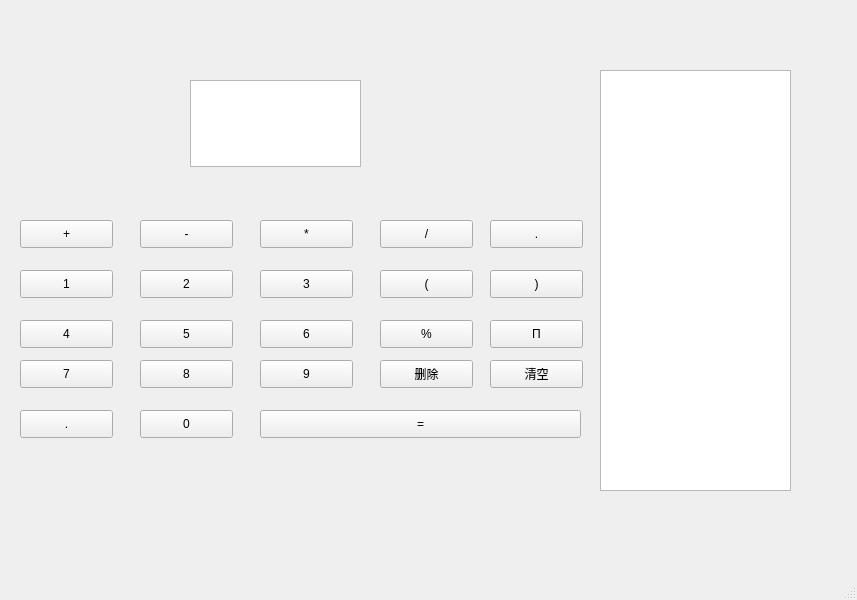
<?xml version="1.0" encoding="UTF-8"?>
<ui version="4.0">
 <class>mainwindow</class>
 <widget class="QMainWindow" name="mainwindow">
  <property name="geometry">
   <rect>
    <x>0</x>
    <y>0</y>
    <width>857</width>
    <height>600</height>
   </rect>
  </property>
  <property name="windowTitle">
   <string>MainWindow</string>
  </property>
  <widget class="QWidget" name="centralwidget">
   <widget class="QTextEdit" name="textEdit">
    <property name="geometry">
     <rect>
      <x>190</x>
      <y>80</y>
      <width>171</width>
      <height>87</height>
     </rect>
    </property>
   </widget>
   <widget class="QPushButton" name="b_add">
    <property name="geometry">
     <rect>
      <x>20</x>
      <y>220</y>
      <width>93</width>
      <height>28</height>
     </rect>
    </property>
    <property name="text">
     <string>+</string>
    </property>
   </widget>
   <widget class="QPushButton" name="b_sub">
    <property name="geometry">
     <rect>
      <x>140</x>
      <y>220</y>
      <width>93</width>
      <height>28</height>
     </rect>
    </property>
    <property name="text">
     <string>-</string>
    </property>
   </widget>
   <widget class="QPushButton" name="b_mul">
    <property name="geometry">
     <rect>
      <x>260</x>
      <y>220</y>
      <width>93</width>
      <height>28</height>
     </rect>
    </property>
    <property name="text">
     <string>*</string>
    </property>
   </widget>
   <widget class="QPushButton" name="b_div">
    <property name="geometry">
     <rect>
      <x>380</x>
      <y>220</y>
      <width>93</width>
      <height>28</height>
     </rect>
    </property>
    <property name="text">
     <string>/</string>
    </property>
   </widget>
   <widget class="QPushButton" name="b_1">
    <property name="geometry">
     <rect>
      <x>20</x>
      <y>270</y>
      <width>93</width>
      <height>28</height>
     </rect>
    </property>
    <property name="text">
     <string>1</string>
    </property>
   </widget>
   <widget class="QPushButton" name="b_2">
    <property name="geometry">
     <rect>
      <x>140</x>
      <y>270</y>
      <width>93</width>
      <height>28</height>
     </rect>
    </property>
    <property name="text">
     <string>2</string>
    </property>
   </widget>
   <widget class="QPushButton" name="b_3">
    <property name="geometry">
     <rect>
      <x>260</x>
      <y>270</y>
      <width>93</width>
      <height>28</height>
     </rect>
    </property>
    <property name="text">
     <string>3</string>
    </property>
   </widget>
   <widget class="QPushButton" name="b_left_parentheses">
    <property name="geometry">
     <rect>
      <x>380</x>
      <y>270</y>
      <width>93</width>
      <height>28</height>
     </rect>
    </property>
    <property name="text">
     <string>(</string>
    </property>
   </widget>
   <widget class="QPushButton" name="b_mod">
    <property name="geometry">
     <rect>
      <x>380</x>
      <y>320</y>
      <width>93</width>
      <height>28</height>
     </rect>
    </property>
    <property name="text">
     <string>%</string>
    </property>
   </widget>
   <widget class="QPushButton" name="b_6">
    <property name="geometry">
     <rect>
      <x>260</x>
      <y>320</y>
      <width>93</width>
      <height>28</height>
     </rect>
    </property>
    <property name="text">
     <string>6</string>
    </property>
   </widget>
   <widget class="QPushButton" name="b_5">
    <property name="geometry">
     <rect>
      <x>140</x>
      <y>320</y>
      <width>93</width>
      <height>28</height>
     </rect>
    </property>
    <property name="text">
     <string>5</string>
    </property>
   </widget>
   <widget class="QPushButton" name="b_4">
    <property name="geometry">
     <rect>
      <x>20</x>
      <y>320</y>
      <width>93</width>
      <height>28</height>
     </rect>
    </property>
    <property name="text">
     <string>4</string>
    </property>
   </widget>
   <widget class="QPushButton" name="b_7">
    <property name="geometry">
     <rect>
      <x>20</x>
      <y>360</y>
      <width>93</width>
      <height>28</height>
     </rect>
    </property>
    <property name="text">
     <string>7</string>
    </property>
   </widget>
   <widget class="QPushButton" name="b_8">
    <property name="geometry">
     <rect>
      <x>140</x>
      <y>360</y>
      <width>93</width>
      <height>28</height>
     </rect>
    </property>
    <property name="text">
     <string>8</string>
    </property>
   </widget>
   <widget class="QPushButton" name="b_9">
    <property name="geometry">
     <rect>
      <x>260</x>
      <y>360</y>
      <width>93</width>
      <height>28</height>
     </rect>
    </property>
    <property name="text">
     <string>9</string>
    </property>
   </widget>
   <widget class="QPushButton" name="b_del">
    <property name="geometry">
     <rect>
      <x>380</x>
      <y>360</y>
      <width>93</width>
      <height>28</height>
     </rect>
    </property>
    <property name="text">
     <string>删除</string>
    </property>
   </widget>
   <widget class="QPushButton" name="pushButton_17">
    <property name="geometry">
     <rect>
      <x>490</x>
      <y>220</y>
      <width>93</width>
      <height>28</height>
     </rect>
    </property>
    <property name="text">
     <string>.</string>
    </property>
   </widget>
   <widget class="QPushButton" name="b_right_parentheses">
    <property name="geometry">
     <rect>
      <x>490</x>
      <y>270</y>
      <width>93</width>
      <height>28</height>
     </rect>
    </property>
    <property name="text">
     <string>)</string>
    </property>
   </widget>
   <widget class="QPushButton" name="b_pi">
    <property name="geometry">
     <rect>
      <x>490</x>
      <y>320</y>
      <width>93</width>
      <height>28</height>
     </rect>
    </property>
    <property name="text">
     <string>Π</string>
    </property>
   </widget>
   <widget class="QPushButton" name="b_clear">
    <property name="geometry">
     <rect>
      <x>490</x>
      <y>360</y>
      <width>93</width>
      <height>28</height>
     </rect>
    </property>
    <property name="text">
     <string>清空</string>
    </property>
   </widget>
   <widget class="QPushButton" name="b_point">
    <property name="geometry">
     <rect>
      <x>20</x>
      <y>410</y>
      <width>93</width>
      <height>28</height>
     </rect>
    </property>
    <property name="text">
     <string>.</string>
    </property>
   </widget>
   <widget class="QPushButton" name="b_zero">
    <property name="geometry">
     <rect>
      <x>140</x>
      <y>410</y>
      <width>93</width>
      <height>28</height>
     </rect>
    </property>
    <property name="text">
     <string>0</string>
    </property>
   </widget>
   <widget class="QPushButton" name="b_get_outcome">
    <property name="geometry">
     <rect>
      <x>260</x>
      <y>410</y>
      <width>321</width>
      <height>28</height>
     </rect>
    </property>
    <property name="text">
     <string>=</string>
    </property>
   </widget>
   <widget class="QListWidget" name="listWidget">
    <property name="geometry">
     <rect>
      <x>600</x>
      <y>70</y>
      <width>191</width>
      <height>421</height>
     </rect>
    </property>
   </widget>
  </widget>
  <widget class="QMenuBar" name="menubar">
   <property name="geometry">
    <rect>
     <x>0</x>
     <y>0</y>
     <width>857</width>
     <height>26</height>
    </rect>
   </property>
  </widget>
  <widget class="QStatusBar" name="statusbar"/>
 </widget>
 <resources/>
 <connections/>
</ui>
